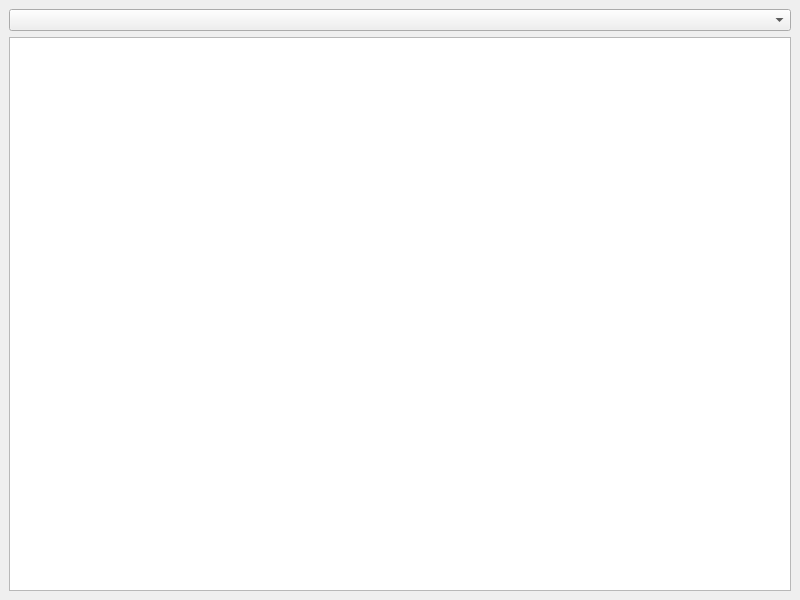
<?xml version="1.0" encoding="UTF-8"?>
<ui version="4.0">
 <class>HelpBrowserShell</class>
 <widget class="QMainWindow" name="HelpBrowserShell">
  <property name="geometry">
   <rect>
    <x>0</x>
    <y>0</y>
    <width>800</width>
    <height>600</height>
   </rect>
  </property>
  <property name="windowTitle">
   <string>MainWindow</string>
  </property>
  <widget class="QWidget" name="centralwidget">
   <layout class="QVBoxLayout" name="verticalLayout">
    <item>
     <widget class="QComboBox" name="comboIndex"/>
    </item>
    <item>
     <widget class="HelpBrowser" name="textBrowser"/>
    </item>
   </layout>
  </widget>
 </widget>
 <customwidgets>
  <customwidget>
   <class>HelpBrowser</class>
   <extends>QTextBrowser</extends>
   <header>helpbrowser.h</header>
  </customwidget>
 </customwidgets>
 <resources/>
 <connections/>
</ui>
